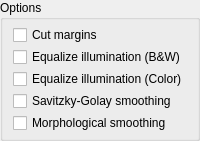
                   <widget class="QGroupBox" name="commonOptions">
                    <property name="styleSheet">
                     <string notr="true"/>
                    </property>
                    <property name="title">
                     <string>Options</string>
                    </property>
                    <layout class="QHBoxLayout" name="horizontalLayout_14">
                     <property name="leftMargin">
                      <number>0</number>
                     </property>
                     <property name="topMargin">
                      <number>0</number>
                     </property>
                     <property name="rightMargin">
                      <number>0</number>
                     </property>
                     <property name="bottomMargin">
                      <number>0</number>
                     </property>
                     <item>
                      <spacer name="horizontalSpacer_35">
                       <property name="orientation">
                        <enum>Qt::Horizontal</enum>
                       </property>
                       <property name="sizeHint" stdset="0">
                        <size>
                         <width>1</width>
                         <height>1</height>
                        </size>
                       </property>
                      </spacer>
                     </item>
                     <item>
                      <layout class="QVBoxLayout" name="verticalLayout_13">
                       <property name="spacing">
                        <number>2</number>
                       </property>
                       <property name="leftMargin">
                        <number>5</number>
                       </property>
                       <property name="topMargin">
                        <number>5</number>
                       </property>
                       <property name="rightMargin">
                        <number>5</number>
                       </property>
                       <property name="bottomMargin">
                        <number>5</number>
                       </property>
                       <item>
                        <widget class="QCheckBox" name="cutMarginsCB">
                         <property name="text">
                          <string>Cut margins</string>
                         </property>
                        </widget>
                       </item>
                       <item>
                        <widget class="QCheckBox" name="equalizeIlluminationCB">
                         <property name="toolTip">
                          <string>Normalize illumination before binarization.</string>
                         </property>
                         <property name="text">
                          <string>Equalize illumination (B&amp;&amp;W)</string>
                         </property>
                        </widget>
                       </item>
                       <item>
                        <widget class="QCheckBox" name="equalizeIlluminationColorCB">
                         <property name="toolTip">
                          <string>Normalize illumination in color mode / in picture zones in mixed mode.</string>
                         </property>
                         <property name="text">
                          <string>Equalize illumination (Color)</string>
                         </property>
                        </widget>
                       </item>
                       <item>
                        <widget class="QCheckBox" name="savitzkyGolaySmoothingCB">
                         <property name="text">
                          <string>Savitzky-Golay smoothing</string>
                         </property>
                        </widget>
                       </item>
                       <item>
                        <widget class="QCheckBox" name="morphologicalSmoothingCB">
                         <property name="text">
                          <string>Morphological smoothing</string>
                         </property>
                        </widget>
                       </item>
                      </layout>
                     </item>
                     <item>
                      <spacer name="horizontalSpacer_36">
                       <property name="orientation">
                        <enum>Qt::Horizontal</enum>
                       </property>
                       <property name="sizeHint" stdset="0">
                        <size>
                         <width>1</width>
                         <height>1</height>
                        </size>
                       </property>
                      </spacer>
                     </item>
                    </layout>
                   </widget>
